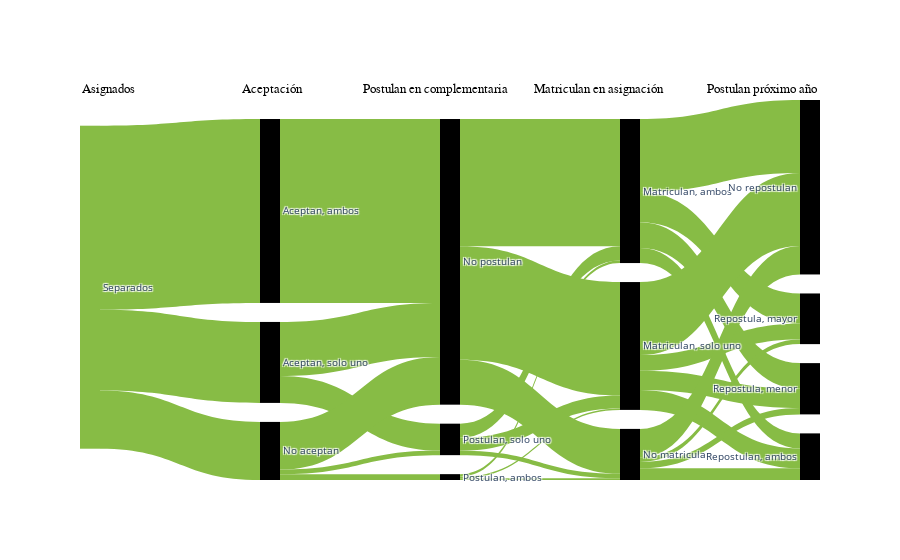

The code cell stored with this chart in its notebook:
### Markdown cell above
#### Separados

### Code cell
data_flow = pd.read_csv("/Users/javieragazmuri/ConsiliumBots Dropbox/ConsiliumBots/Projects/Chile/Siblings/data/intermediate/separados.csv")

data_flow['cohort'] = data_flow['group_2']

data_1 = data_flow.groupby(['cohort','group_2','cat_aceptan']).sum()['aux'].reset_index()
data_1.columns = ['cohort','origen','destino','valor']

data_2 = data_flow.groupby(['cohort','cat_aceptan','cat_post_comp']).sum()['aux'].reset_index()
data_2.columns = ['cohort','origen','destino','valor']

data_3 = data_flow.groupby(['cohort','cat_post_comp','cat_matricula']).sum()['aux'].reset_index()
data_3.columns = ['cohort','origen','destino','valor']

data_4 = data_flow.groupby(['cohort','cat_matricula','cat_postula_2022']).sum()['aux'].reset_index()
data_4.columns = ['cohort','origen','destino','valor']

data_appended = data_1.append(data_2).append(data_3).append(data_4).sort_values(['cohort','origen','destino'])

dict_color = {1:'rgb(234,85,69)',2:'rgb(237,225,91)',3:'rgb(135,188,69)',4:'rgb(39,174,239)', 5: 'rgb(179,61,198)'}

import plotly.graph_objects as go

fig = go.Figure(data=[go.Sankey(
node = dict(
 pad = 19,
 thickness = 20,
 line = dict( width = 0),
 color = ['red','rgb(234,85,69)','rgb(237,225,91)','rgb(135,188,69)','rgb(39,174,239)','rgb(179,61,198)'],
 label = ["fake","Juntos en matrícula asegurada", "Juntos, nuevo colegio", "Separados", "Al menos uno no asignado", "Otros", "Aceptan, ambos", "Aceptan, solo uno", 
          "No aceptan", "Postulan, ambos", "Postulan, solo uno", "No postulan", "Matriculan, ambos", "Matriculan, solo uno", "No matriculan", 
          "Repostulan, ambos", "Repostula, mayor", "Repostula, menor", "No repostulan"],),
link = dict(
 source = data_appended['origen'].to_list(),
 target = data_appended['destino'].to_list(),
 value = data_appended['valor'].to_list(),
 color = [dict_color[x] for x in data_appended['cohort'].to_list()]))])
#Adding a title & showing the figure (Optional)

for x_coordinate, column_name in enumerate(["Asignados","Aceptación","Postulan en complementaria", "Matriculan en asignación", "Postulan próximo año"]):
  fig.add_annotation(
          x=x_coordinate,
          y=1.05,
          xref="x",
          yref="paper",
          text=column_name,
          showarrow=False,
          font=dict(
              family="Courier New, monospace",
              size=13,
              color="black"
              ),
          align="center",
          )

fig.update_layout(
    xaxis={
    'showgrid': False, # thin lines in the background
    'zeroline': False, # thick line at x=0
    'visible': False,  # numbers below
    },
    yaxis={
    'showgrid': False, # thin lines in the background
    'zeroline': False, # thick line at x=0
    'visible': False,  # numbers below
    }, plot_bgcolor='rgba(0,0,0,0)', font_size=10)
    
fig.show()

### Figure 1 — Plotly figure (JSON) as saved in the notebook; plotly's stock layout.template omitted (floating-point values rounded to 4 significant figures)
{"data": [{"link": {"color": ["rgb(135,188,69)", "rgb(135,188,69)", "rgb(135,188,69)", "rgb(135,188,69)", "rgb(135,188,69)", "rgb(135,188,69)", "rgb(135,188,69)", "rgb(135,188,69)", "rgb(135,188,69)", "rgb(135,188,69)", "rgb(135,188,69)", "rgb(135,188,69)", "rgb(135,188,69)", "rgb(135,188,69)", "rgb(135,188,69)", "rgb(135,188,69)", "rgb(135,188,69)", "rgb(135,188,69)", "rgb(135,188,69)", "rgb(135,188,69)", "rgb(135,188,69)", "rgb(135,188,69)", "rgb(135,188,69)", "rgb(135,188,69)", "rgb(135,188,69)", "rgb(135,188,69)", "rgb(135,188,69)", "rgb(135,188,69)", "rgb(135,188,69)", "rgb(135,188,69)"], "source": [3, 3, 3, 6, 7, 7, 8, 8, 8, 9, 9, 9, 10, 10, 10, 11, 11, 11, 12, 12, 12, 12, 13, 13, 13, 13, 14, 14, 14, 14], "target": [6, 7, 8, 11, 10, 11, 9, 10, 11, 12, 13, 14, 12, 13, 14, 12, 13, 14, 15, 16, 17, 18, 15, 16, 17, 18, 15, 16, 17, 18], "value": [8899, 3917, 2810, 8899, 1302, 2615, 283, 221, 2306, 128, 71, 84, 683, 623, 217, 6158, 5491, 2171, 730, 1469, 1241, 3529, 957, 758, 936, 3534, 568, 224, 303, 1377]}, "node": {"color": ["red", "rgb(234,85,69)", "rgb(237,225,91)", "rgb(135,188,69)", "rgb(39,174,239)", "rgb(179,61,198)"], "label": ["fake", "Juntos en matrícula asegurada", "Juntos, nuevo colegio", "Separados", "Al menos uno no asignado", "Otros", "Aceptan, ambos", "Aceptan, solo uno", "No aceptan", "Postulan, ambos", "Postulan, solo uno", "No postulan", "Matriculan, ambos", "Matriculan, solo uno", "No matriculan", "Repostulan, ambos", "Repostula, mayor", "Repostula, menor", "No repostulan"], "line": {"width": 0}, "pad": 19, "thickness": 20}, "type": "sankey"}], "layout": {"annotations": [{"align": "center", "font": {"color": "black", "family": "Courier New, monospace", "size": 13}, "showarrow": false, "text": "Asignados", "x": 0, "xref": "x", "y": 1.05, "yref": "paper"}, {"align": "center", "font": {"color": "black", "family": "Courier New, monospace", "size": 13}, "showarrow": false, "text": "Aceptación", "x": 1, "xref": "x", "y": 1.05, "yref": "paper"}, {"align": "center", "font": {"color": "black", "family": "Courier New, monospace", "size": 13}, "showarrow": false, "text": "Postulan en complementaria", "x": 2, "xref": "x", "y": 1.05, "yref": "paper"}, {"align": "center", "font": {"color": "black", "family": "Courier New, monospace", "size": 13}, "showarrow": false, "text": "Matriculan en asignación", "x": 3, "xref": "x", "y": 1.05, "yref": "paper"}, {"align": "center", "font": {"color": "black", "family": "Courier New, monospace", "size": 13}, "showarrow": false, "text": "Postulan próximo año", "x": 4, "xref": "x", "y": 1.05, "yref": "paper"}], "font": {"size": 10}, "plot_bgcolor": "rgba(0,0,0,0)", "xaxis": {"showgrid": false, "visible": false, "zeroline": false}, "yaxis": {"showgrid": false, "visible": false, "zeroline": false}}}
